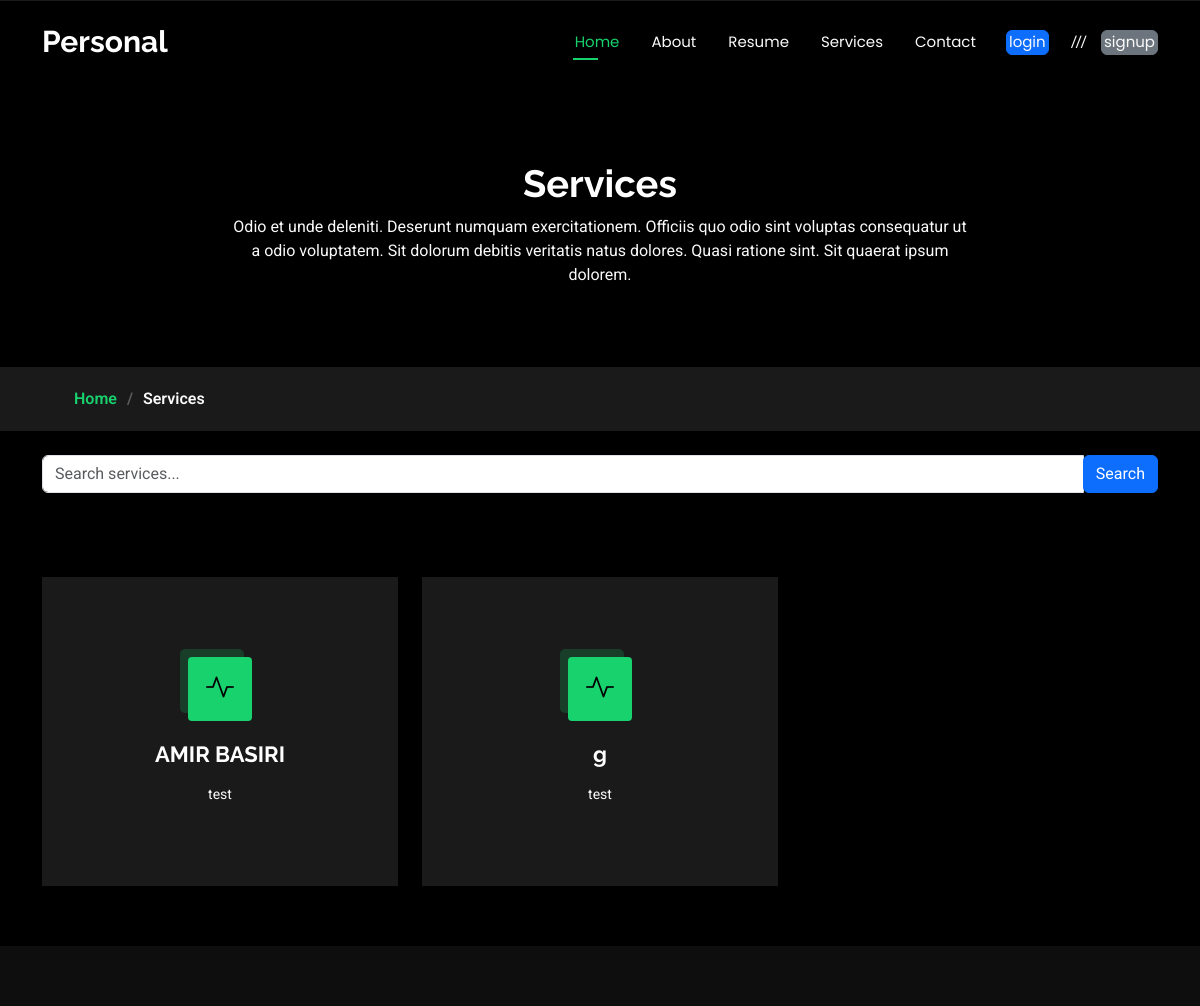
Page /services/ on the committed database.
### root/models.py (models this page shows, shortened)
class Service(models.Model):
    name = models.CharField(max_length=100)
    scheduled = models.DateTimeField(default=timezone.now)
    content = models.TextField(default="test")
    name_servise = models.CharField(max_length=100, default="Default Service ")
    about_content = models.TextField(default="test")
    image = models.ImageField(upload_to='services', default='services.jpg')
    Edelectus_content_name = models.TextField(default="test")
    Edelectus_content_Description = models.TextField(default="test")
    Temporibus_content_name = models.TextField(default="test")
    Temporibus_content_Description = models.TextField(default="test")
    Feature_content = models.TextField(default="test")
    Description_content_name = models.TextField(default="test")
    Description_content_Description = models.TextField(default="test")
    status = models.BooleanField(default=False)
    created_at = models.DateTimeField(auto_now_add=True)
    updated_at = models.DateTimeField(auto_now=True)
    class Meta:
        ordering = ('created_at',)

### root/views.py (the view)
# urls.py: path('services/', services, name='services'),
def services(request):
    query = request.GET.get('q')
    if query:
        services = Service.objects.filter(name__icontains=query)
    else:
        services = Service.objects.all()
    return render(request, 'root/services.html', {'services': services})

### templates/root/services.html (shortened to what this page needs)
{% load static %}
<!DOCTYPE html>
<html lang="en">
<head>
  <link href="{% static 'assets/vendor/bootstrap/css/bootstrap.min.css' %}" rel="stylesheet">
  <link href="{% static 'assets/vendor/bootstrap-icons/bootstrap-icons.css' %}" rel="stylesheet">
  <link href="{% static 'assets/vendor/aos/aos.css' %}" rel="stylesheet">
  <link href="{% static 'assets/vendor/swiper/swiper-bundle.min.css' %}" rel="stylesheet">
  <link href="{% static 'assets/vendor/glightbox/css/glightbox.min.css' %}" rel="stylesheet">
  <link href="{% static 'assets/css/main.css' %}" rel="stylesheet">
</head>
<body class="index-page">
  <header id="header" class="header d-flex align-items-center fixed-top">
    <div class="container-fluid container-xl position-relative d-flex align-items-center justify-content-between">
      <a href="{% url 'root:home' %}" class="logo d-flex align-items-center">
        <h1 class="sitename">Personal</h1>
      </a>
      <nav id="navmenu" class="navmenu">
        <ul>
          <li><a href={% url 'root:home' %} class="active">Home</a></li>
          <li><a href={% url 'root:about' %}>About</a></li>
          <li><a href={% url 'root:resume' %}>Resume</a></li>
          <li><a href={% url 'root:services' %}>Services</a></li>
          <li><a href={% url 'root:contact' %}>Contact</a></li>
          {% if user.is_authenticated %}
            <li class="nav-item">
             ( welcome to ، {{ user.username }} )
            </li>
            <li>
              <a href="{% url 'root:logout' %}" class="btn btn-secondary">logout</a>
            </li>
          {% else %}
            <li>
              <a href="{% url 'root:login' %}" class="btn btn-primary me-2">login</a>
            </li>
            <span class="separator">///</span>
            <li>
              <a href="{% url 'root:signup' %}" class="btn btn-secondary">signup</a>
            </li>
          {% endif %}
        </ul>
      </nav>
    </div>
  </header>
<main class="main">
  <div class="page-title" data-aos="fade">
    <div class="heading">
      <div class="container">
        <div class="row d-flex justify-content-center text-center">
          <div class="col-lg-8">
            <h1>Services</h1>
            <p class="mb-0">Odio et unde deleniti. Deserunt numquam exercitationem. Officiis quo odio sint voluptas consequatur ut a odio voluptatem. Sit dolorum debitis veritatis natus dolores. Quasi ratione sint. Sit quaerat ipsum dolorem.</p>
          </div>
        </div>
      </div>
    </div>
    <nav class="breadcrumbs">
      <div class="container">
        <ol>
          <li><a href="index.html">Home</a></li>
          <li class="current">Services</li>
        </ol>
      </div>
    </nav>
  </div>
  <div class="search-bar container my-4">
    <form method="GET">
      <div class="input-group">
        <input type="text" name="q" class="form-control" placeholder="Search services..." aria-label="Search services" value="{{ request.GET.q|default_if_none:'' }}">
        <div class="input-group-append">
          <button class="btn btn-primary" type="submit">Search</button>
        </div>
      </div>
    </form>
  </div>
  <section id="services" class="services section">
    <div class="container">
      <div class="row gy-4">
        {% if services %}
          {% for service in services %}
            <div class="col-lg-4 col-md-6" data-aos="fade-up" data-aos-delay="100">
              <div class="service-item position-relative">
                <div class="icon">
                  <i class="bi bi-activity"></i>
                </div>
                <a href={% url 'root:service_details' %}  service.id  class="stretched-link">
                  <h3>{{ service.name }}</h3>
                </a>
                <p>{{ service.content }}</p>
              </div>
            </div>
          {% endfor %}
        {% else %}
          <div class="col-12">
            <p class="text-center">No services found for your search.</p>
          </div>
        {% endif %}
      </div>
    </div>
  </section>
</main>
  <footer id="footer" class="footer dark-background">
  </footer>
</body>
</html>

### rows in the picture
Service: name "AMIR BASIRI", content "test"
Service: name "g", content "test"
